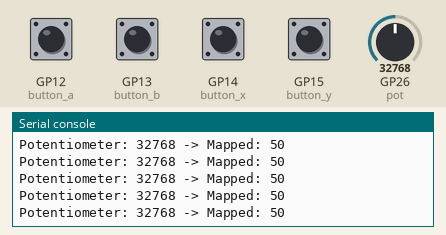
This program was run on a simulated Raspberry Pi Pico running MicroPython. On the bench: the last lines printed to the serial console. The inputs (shaded band) are chosen by the test bench; at power-on: GP12 (button_a), GP13 (button_b), GP14 (button_x), GP15 (button_y) HIGH, GP26 (pot) = 32768 (analog values on the 0–65535 scale).

Above: at 1.2 s.
1.3 s: GP12 (button_a) pulled LOW for 0.15 s
At 1.31 s:
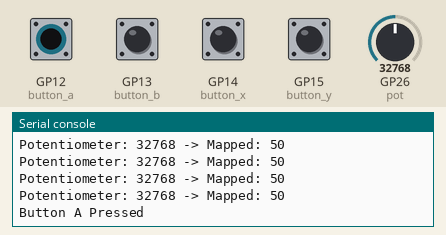
2.9 s: GP13 (button_b) pulled LOW for 0.15 s
At 2.92 s:
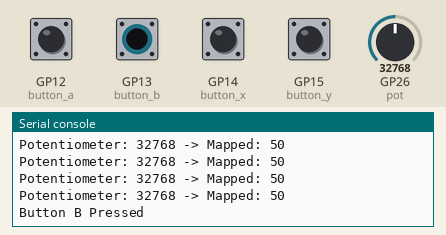
4.5 s: GP14 (button_x) pulled LOW for 0.15 s
At 4.53 s:
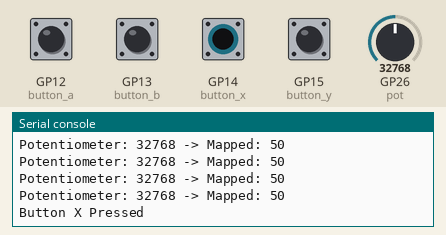
6.1 s: GP15 (button_y) pulled LOW for 0.15 s
At 6.14 s:
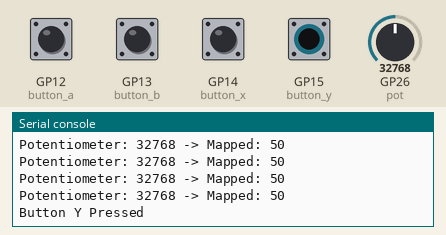
7.7 s: GP26 (pot) set to 45874
At 7.75 s:
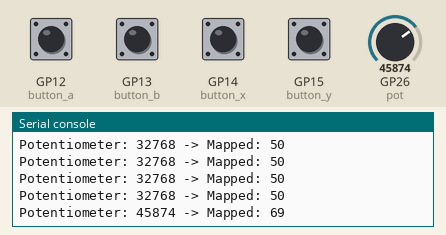
9.2 s: GP26 (pot) set to 57670
At 9.26 s:
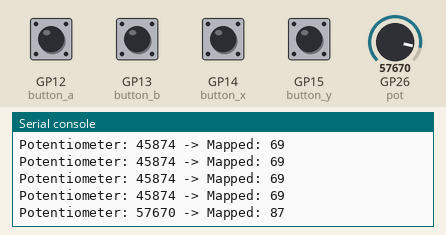
Timing chart, 0 to 11.7 s (numbered marks = the images above; inputs shaded):
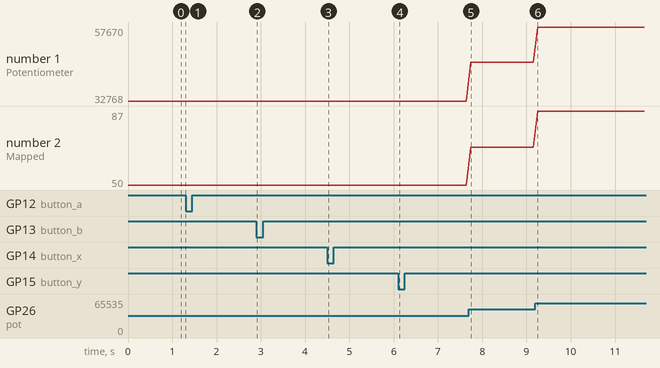

The program:

5.3_MappedPotandButtons.py
```python
from machine import Pin, ADC
from time import sleep  # For delays
from pimoroni import Button

# Set up buttons
button_a = Button(12)
button_b = Button(13)
button_x = Button(14)
button_y = Button(15)

# Set up potentiometer on ADC pin 26
pot = ADC(Pin(26))

# Map a value from one range to another
def map_value(value, in_min, in_max, out_min, out_max):
    return int((value - in_min) * (out_max - out_min) / (in_max - in_min) + out_min)


# Main Loop
while True:
    # Read potentiometer value (0–65535), scale it to 0–100
    pot_value = pot.read_u16()
    mapped_value = map_value(pot_value, 0, 65535, 0, 100)
    print(f"Potentiometer: {pot_value} -> Mapped: {mapped_value}")

    # Button Inputs
    if button_a.is_pressed:
        print("Button A Pressed")
    if button_b.is_pressed:
        print("Button B Pressed")
    if button_x.is_pressed:
        print("Button X Pressed")
    if button_y.is_pressed:
        print("Button Y Pressed")

    sleep(0.1)  # Pause for 0.1 seconds before repeating
```

Measured:
- after the input at 1.3 s, the serial console: prints a new line at once (image 1)
- after the input at 2.9 s, the serial console: prints a new line at once (image 2)
- after the input at 4.5 s, the serial console: prints a new line at once (image 3)
- after the input at 6.1 s, the serial console: prints a new line at once (image 4)
- after the input at 7.7 s, the serial console: prints a new line at once (image 5)
- after the input at 9.2 s, the serial console: prints a new line after 0.05 s (image 6)
- plotted number 1: 32768 → 45874 after the input at 7.7 s, 45874 → 57670 after the input at 9.2 s
- plotted number 2: 50 → 69 after the input at 7.7 s, 69 → 87 after the input at 9.2 s
